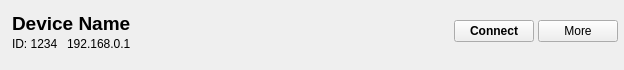
<?xml version="1.0" encoding="UTF-8"?>
<ui version="4.0">
 <class>DeviceItem</class>
 <widget class="QWidget" name="DeviceItem">
  <property name="geometry">
   <rect>
    <x>0</x>
    <y>0</y>
    <width>624</width>
    <height>70</height>
   </rect>
  </property>
  <property name="minimumSize">
   <size>
    <width>0</width>
    <height>0</height>
   </size>
  </property>
  <property name="mouseTracking">
   <bool>true</bool>
  </property>
  <layout class="QFormLayout" name="formLayout">
   <property name="spacing">
    <number>4</number>
   </property>
   <property name="leftMargin">
    <number>6</number>
   </property>
   <property name="topMargin">
    <number>6</number>
   </property>
   <property name="rightMargin">
    <number>6</number>
   </property>
   <property name="bottomMargin">
    <number>6</number>
   </property>
   <item row="0" column="0">
    <widget class="QWidget" name="widget" native="true">
     <property name="sizePolicy">
      <sizepolicy hsizetype="Preferred" vsizetype="Minimum">
       <horstretch>0</horstretch>
       <verstretch>0</verstretch>
      </sizepolicy>
     </property>
     <layout class="QVBoxLayout" name="verticalLayout">
      <property name="spacing">
       <number>2</number>
      </property>
      <property name="leftMargin">
       <number>6</number>
      </property>
      <property name="topMargin">
       <number>6</number>
      </property>
      <property name="rightMargin">
       <number>6</number>
      </property>
      <property name="bottomMargin">
       <number>6</number>
      </property>
      <item>
       <widget class="QLabel" name="label_device_name">
        <property name="font">
         <font>
          <pointsize>14</pointsize>
          <weight>75</weight>
          <bold>true</bold>
         </font>
        </property>
        <property name="text">
         <string>Device Name</string>
        </property>
       </widget>
      </item>
      <item>
       <widget class="QWidget" name="widget_3" native="true">
        <layout class="QHBoxLayout" name="horizontalLayout_2">
         <property name="spacing">
          <number>4</number>
         </property>
         <property name="leftMargin">
          <number>0</number>
         </property>
         <property name="topMargin">
          <number>0</number>
         </property>
         <property name="rightMargin">
          <number>0</number>
         </property>
         <property name="bottomMargin">
          <number>0</number>
         </property>
         <item>
          <widget class="QLabel" name="label_code">
           <property name="text">
            <string>ID: 1234</string>
           </property>
          </widget>
         </item>
         <item>
          <widget class="QLabel" name="label_ip">
           <property name="text">
            <string>192.168.0.1</string>
           </property>
          </widget>
         </item>
        </layout>
       </widget>
      </item>
     </layout>
    </widget>
   </item>
   <item row="0" column="1">
    <widget class="QWidget" name="widget_2" native="true">
     <layout class="QHBoxLayout" name="horizontalLayout">
      <property name="spacing">
       <number>4</number>
      </property>
      <property name="leftMargin">
       <number>0</number>
      </property>
      <property name="topMargin">
       <number>0</number>
      </property>
      <property name="rightMargin">
       <number>0</number>
      </property>
      <property name="bottomMargin">
       <number>0</number>
      </property>
      <item>
       <spacer name="horizontalSpacer">
        <property name="orientation">
         <enum>Qt::Horizontal</enum>
        </property>
        <property name="sizeHint" stdset="0">
         <size>
          <width>20</width>
          <height>10</height>
         </size>
        </property>
       </spacer>
      </item>
      <item>
       <widget class="QPushButton" name="btn_connect_to_device">
        <property name="font">
         <font>
          <weight>75</weight>
          <bold>true</bold>
         </font>
        </property>
        <property name="text">
         <string>Connect</string>
        </property>
       </widget>
      </item>
      <item>
       <widget class="QPushButton" name="btn_more">
        <property name="text">
         <string>More</string>
        </property>
       </widget>
      </item>
     </layout>
    </widget>
   </item>
  </layout>
 </widget>
 <resources/>
 <connections/>
</ui>
